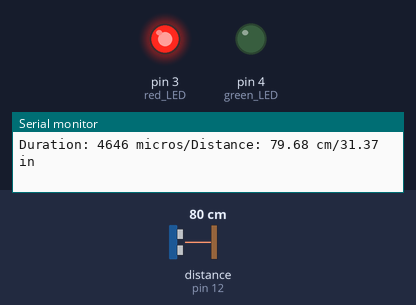
The sketch below on a simulated Arduino Uno, built with avr-gcc and run on an emulated ATmega328P. Shown: output pins drawn as LEDs (lit = HIGH), the last lines printed to the serial monitor. Wiring (inferred from the names in the program): ultrasonic range finder: trigger pin 11; echo pin 12. The inputs (shaded band) are chosen by the test bench; at power-on: distance to the obstacle (sensor on pin 12) 80 cm. The echo pulse lasts 58.3 µs per cm; pins used as bus, display or sensor lines are not drawn.

Above: at 1.8 s.
1.9 s: distance to the obstacle (sensor on pin 12) set to 2 cm
At 2.6 s:
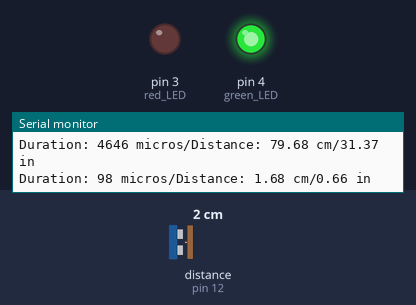
3.5 s: distance to the obstacle (sensor on pin 12) set to 9 cm
At 4.3 s:
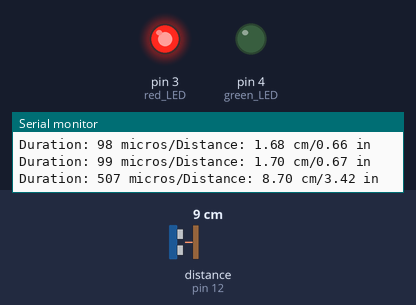
5.5 s: distance to the obstacle (sensor on pin 12) set to 4 cm
At 7.2 s:
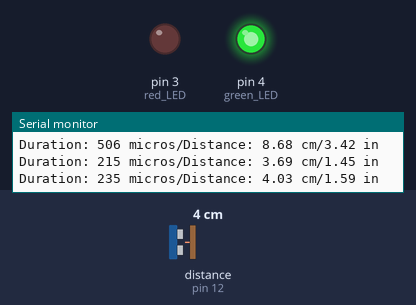
Timing chart, 0 to 8.7 s (numbered marks = the images above; inputs shaded):
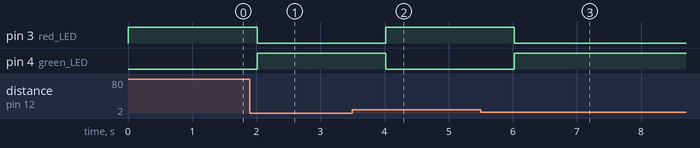

Measured:
- after the input at 1.9 s, pin 3 (red_LED): HIGH → LOW after 0.11 s; pin 4 (green_LED): LOW → HIGH after 0.11 s
- after the input at 3.5 s, pin 3 (red_LED): LOW → HIGH after 0.52 s; pin 4 (green_LED): HIGH → LOW after 0.52 s
- after the input at 5.5 s, pin 3 (red_LED): HIGH → LOW after 0.52 s; pin 4 (green_LED): LOW → HIGH after 0.52 s

The sketch:

Sensor.ino.ino
```cpp
const int trigPin = 11;
const int echoPin = 12;
long duration;
double distanceCm, distanceInch;

void setup() {
  // put your setup code here, to run once:
  pinMode(trigPin, OUTPUT);
  pinMode(echoPin, INPUT);
  Serial.begin(9600);

  pinMode(3, OUTPUT); // red LED
  pinMode(4, OUTPUT); // green LED

}

void loop() {
  // put your main code here, to run repeatedly:
  digitalWrite(trigPin, LOW);
  delayMicroseconds(2);
  digitalWrite(trigPin, HIGH);
  delayMicroseconds(10);
  digitalWrite(trigPin, LOW);

  // calculating the duration
  duration = pulseIn(echoPin, HIGH);
  Serial.print("Duration: ");
  Serial.print(duration);
  Serial.print(" micros/");


  // using the duration to calculate the sensor
  distanceCm = duration * 0.0343/2;
  distanceInch = duration * (0.0343 * 0.3937)/2;
  Serial.print("Distance: ");
  Serial.print(distanceCm);
  Serial.print(" cm/");
  Serial.print(distanceInch);
  Serial.println(" in");

  if (distanceCm < 5){
    digitalWrite(3, LOW);
    digitalWrite(4, HIGH);
  } else {
    digitalWrite(3, HIGH);
    digitalWrite(4, LOW);
  }
  delay(1000);
}
```
